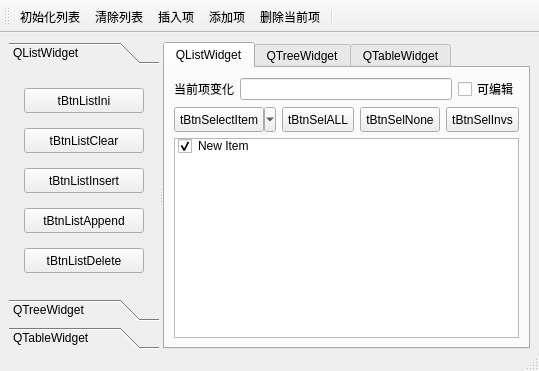
<?xml version="1.0" encoding="UTF-8"?>
<ui version="4.0">
 <class>ListWidgetMainWindow</class>
 <widget class="QMainWindow" name="ListWidgetMainWindow">
  <property name="geometry">
   <rect>
    <x>0</x>
    <y>0</y>
    <width>539</width>
    <height>371</height>
   </rect>
  </property>
  <property name="windowTitle">
   <string>MainWindow</string>
  </property>
  <widget class="QWidget" name="centralwidget">
   <layout class="QHBoxLayout" name="horizontalLayout_3">
    <property name="bottomMargin">
     <number>0</number>
    </property>
    <item>
     <widget class="QSplitter" name="splitter">
      <property name="orientation">
       <enum>Qt::Horizontal</enum>
      </property>
      <widget class="QToolBox" name="toolBox">
       <property name="minimumSize">
        <size>
         <width>150</width>
         <height>0</height>
        </size>
       </property>
       <property name="currentIndex">
        <number>0</number>
       </property>
       <widget class="QWidget" name="page">
        <property name="geometry">
         <rect>
          <x>0</x>
          <y>0</y>
          <width>152</width>
          <height>179</height>
         </rect>
        </property>
        <attribute name="icon">
         <iconset resource="../../res.qrc">
          <normaloff>:/res/images/410.bmp</normaloff>:/res/images/410.bmp</iconset>
        </attribute>
        <attribute name="label">
         <string>QListWidget</string>
        </attribute>
        <layout class="QGridLayout" name="gridLayout">
         <item row="0" column="0">
          <widget class="QToolButton" name="tBtnListIni">
           <property name="minimumSize">
            <size>
             <width>120</width>
             <height>25</height>
            </size>
           </property>
           <property name="text">
            <string>tBtnListIni</string>
           </property>
           <property name="popupMode">
            <enum>QToolButton::DelayedPopup</enum>
           </property>
           <property name="toolButtonStyle">
            <enum>Qt::ToolButtonTextBesideIcon</enum>
           </property>
           <property name="autoRaise">
            <bool>false</bool>
           </property>
           <property name="arrowType">
            <enum>Qt::NoArrow</enum>
           </property>
          </widget>
         </item>
         <item row="1" column="0">
          <widget class="QToolButton" name="tBtnListClear">
           <property name="minimumSize">
            <size>
             <width>120</width>
             <height>25</height>
            </size>
           </property>
           <property name="text">
            <string>tBtnListClear</string>
           </property>
           <property name="toolButtonStyle">
            <enum>Qt::ToolButtonTextBesideIcon</enum>
           </property>
          </widget>
         </item>
         <item row="2" column="0">
          <widget class="QToolButton" name="tBtnListInsert">
           <property name="minimumSize">
            <size>
             <width>120</width>
             <height>25</height>
            </size>
           </property>
           <property name="text">
            <string>tBtnListInsert</string>
           </property>
           <property name="toolButtonStyle">
            <enum>Qt::ToolButtonTextBesideIcon</enum>
           </property>
          </widget>
         </item>
         <item row="3" column="0">
          <widget class="QToolButton" name="tBtnListAppend">
           <property name="minimumSize">
            <size>
             <width>120</width>
             <height>25</height>
            </size>
           </property>
           <property name="text">
            <string>tBtnListAppend</string>
           </property>
           <property name="toolButtonStyle">
            <enum>Qt::ToolButtonTextBesideIcon</enum>
           </property>
          </widget>
         </item>
         <item row="4" column="0">
          <widget class="QToolButton" name="tBtnListDelete">
           <property name="minimumSize">
            <size>
             <width>120</width>
             <height>25</height>
            </size>
           </property>
           <property name="text">
            <string>tBtnListDelete</string>
           </property>
           <property name="toolButtonStyle">
            <enum>Qt::ToolButtonTextBesideIcon</enum>
           </property>
          </widget>
         </item>
        </layout>
       </widget>
       <widget class="QWidget" name="page_2">
        <property name="geometry">
         <rect>
          <x>0</x>
          <y>0</y>
          <width>152</width>
          <height>179</height>
         </rect>
        </property>
        <attribute name="icon">
         <iconset resource="../../res.qrc">
          <normaloff>:/res/images/408.bmp</normaloff>:/res/images/408.bmp</iconset>
        </attribute>
        <attribute name="label">
         <string>QTreeWidget</string>
        </attribute>
        <layout class="QVBoxLayout" name="verticalLayout_2">
         <item>
          <widget class="QGroupBox" name="groupBox">
           <property name="title">
            <string>GroupBox</string>
           </property>
           <layout class="QVBoxLayout" name="verticalLayout">
            <item>
             <widget class="QLabel" name="label_2">
              <property name="text">
               <string>TextLabel</string>
              </property>
             </widget>
            </item>
            <item>
             <widget class="QLineEdit" name="lineEdit"/>
            </item>
            <item>
             <widget class="QSpinBox" name="spinBox"/>
            </item>
           </layout>
          </widget>
         </item>
         <item>
          <spacer name="verticalSpacer">
           <property name="orientation">
            <enum>Qt::Vertical</enum>
           </property>
           <property name="sizeHint" stdset="0">
            <size>
             <width>20</width>
             <height>56</height>
            </size>
           </property>
          </spacer>
         </item>
        </layout>
       </widget>
       <widget class="QWidget" name="page_5">
        <attribute name="icon">
         <iconset resource="../../res.qrc">
          <normaloff>:/res/images/412.bmp</normaloff>:/res/images/412.bmp</iconset>
        </attribute>
        <attribute name="label">
         <string>QTableWidget</string>
        </attribute>
       </widget>
      </widget>
      <widget class="QTabWidget" name="tabWidget">
       <property name="currentIndex">
        <number>0</number>
       </property>
       <widget class="QWidget" name="tab">
        <attribute name="title">
         <string>QListWidget</string>
        </attribute>
        <layout class="QVBoxLayout" name="verticalLayout_3">
         <item>
          <layout class="QHBoxLayout" name="horizontalLayout">
           <item>
            <widget class="QLabel" name="label">
             <property name="text">
              <string>当前项变化</string>
             </property>
            </widget>
           </item>
           <item>
            <widget class="QLineEdit" name="editCutItemText">
             <property name="styleSheet">
              <string notr="true">color: rgb(0, 0, 255);</string>
             </property>
             <property name="clearButtonEnabled">
              <bool>false</bool>
             </property>
            </widget>
           </item>
           <item>
            <widget class="QCheckBox" name="chkBoxListEditable">
             <property name="text">
              <string>可编辑</string>
             </property>
            </widget>
           </item>
          </layout>
         </item>
         <item>
          <layout class="QHBoxLayout" name="horizontalLayout_2">
           <item>
            <widget class="QToolButton" name="tBtnSelectItem">
             <property name="minimumSize">
              <size>
               <width>100</width>
               <height>25</height>
              </size>
             </property>
             <property name="text">
              <string>tBtnSelectItem</string>
             </property>
             <property name="popupMode">
              <enum>QToolButton::MenuButtonPopup</enum>
             </property>
             <property name="toolButtonStyle">
              <enum>Qt::ToolButtonTextBesideIcon</enum>
             </property>
            </widget>
           </item>
           <item>
            <widget class="QToolButton" name="tBtnSelALL">
             <property name="minimumSize">
              <size>
               <width>70</width>
               <height>25</height>
              </size>
             </property>
             <property name="text">
              <string>tBtnSelALL</string>
             </property>
            </widget>
           </item>
           <item>
            <widget class="QToolButton" name="tBtnSelNone">
             <property name="minimumSize">
              <size>
               <width>70</width>
               <height>25</height>
              </size>
             </property>
             <property name="text">
              <string>tBtnSelNone</string>
             </property>
            </widget>
           </item>
           <item>
            <widget class="QToolButton" name="tBtnSelInvs">
             <property name="minimumSize">
              <size>
               <width>70</width>
               <height>25</height>
              </size>
             </property>
             <property name="text">
              <string>tBtnSelInvs</string>
             </property>
            </widget>
           </item>
          </layout>
         </item>
         <item>
          <widget class="QListWidget" name="listWidget">
           <property name="contextMenuPolicy">
            <enum>Qt::CustomContextMenu</enum>
           </property>
           <item>
            <property name="text">
             <string>New Item</string>
            </property>
            <property name="checkState">
             <enum>Checked</enum>
            </property>
            <property name="icon">
             <iconset resource="../../res.qrc">
              <normaloff>:/res/images/check2.ico</normaloff>:/res/images/check2.ico</iconset>
            </property>
           </item>
          </widget>
         </item>
        </layout>
       </widget>
       <widget class="QWidget" name="tab_2">
        <attribute name="title">
         <string>QTreeWidget</string>
        </attribute>
       </widget>
       <widget class="QWidget" name="tab_3">
        <attribute name="title">
         <string>QTableWidget</string>
        </attribute>
       </widget>
      </widget>
     </widget>
    </item>
   </layout>
  </widget>
  <widget class="QMenuBar" name="menubar">
   <property name="geometry">
    <rect>
     <x>0</x>
     <y>0</y>
     <width>539</width>
     <height>23</height>
    </rect>
   </property>
  </widget>
  <widget class="QStatusBar" name="statusbar"/>
  <widget class="QToolBar" name="mainToolBar">
   <property name="windowTitle">
    <string>toolBar</string>
   </property>
   <property name="toolButtonStyle">
    <enum>Qt::ToolButtonTextUnderIcon</enum>
   </property>
   <attribute name="toolBarArea">
    <enum>TopToolBarArea</enum>
   </attribute>
   <attribute name="toolBarBreak">
    <bool>false</bool>
   </attribute>
   <addaction name="actListIni"/>
   <addaction name="actListClear"/>
   <addaction name="actListInsert"/>
   <addaction name="actListAppend"/>
   <addaction name="actListDelete"/>
   <addaction name="separator"/>
  </widget>
  <action name="actListIni">
   <property name="icon">
    <iconset resource="../../res.qrc">
     <normaloff>:/res/images/128.bmp</normaloff>:/res/images/128.bmp</iconset>
   </property>
   <property name="text">
    <string>初始化列表</string>
   </property>
   <property name="toolTip">
    <string>初始化列表</string>
   </property>
   <property name="shortcut">
    <string>Ctrl+I</string>
   </property>
  </action>
  <action name="actListClear">
   <property name="icon">
    <iconset resource="../../res.qrc">
     <normaloff>:/res/images/delete1.bmp</normaloff>:/res/images/delete1.bmp</iconset>
   </property>
   <property name="text">
    <string>清除列表</string>
   </property>
   <property name="toolTip">
    <string>清除列表</string>
   </property>
  </action>
  <action name="actListInsert">
   <property name="icon">
    <iconset resource="../../res.qrc">
     <normaloff>:/res/images/424.bmp</normaloff>:/res/images/424.bmp</iconset>
   </property>
   <property name="text">
    <string>插入项</string>
   </property>
   <property name="toolTip">
    <string>插入项</string>
   </property>
   <property name="shortcut">
    <string>Ctrl+S</string>
   </property>
  </action>
  <action name="actListAppend">
   <property name="icon">
    <iconset resource="../../res.qrc">
     <normaloff>:/res/images/316.bmp</normaloff>:/res/images/316.bmp</iconset>
   </property>
   <property name="text">
    <string>添加项</string>
   </property>
   <property name="toolTip">
    <string>添加项</string>
   </property>
   <property name="shortcut">
    <string>Ctrl+A</string>
   </property>
  </action>
  <action name="actListDelete">
   <property name="icon">
    <iconset resource="../../res.qrc">
     <normaloff>:/res/images/324.bmp</normaloff>:/res/images/324.bmp</iconset>
   </property>
   <property name="text">
    <string>删除当前项</string>
   </property>
   <property name="toolTip">
    <string>删除当前项</string>
   </property>
   <property name="shortcut">
    <string>Del</string>
   </property>
  </action>
  <action name="actSelALL">
   <property name="text">
    <string>全选</string>
   </property>
   <property name="toolTip">
    <string>全选</string>
   </property>
  </action>
  <action name="actSelNone">
   <property name="text">
    <string>全不选</string>
   </property>
   <property name="toolTip">
    <string>全不选</string>
   </property>
   <property name="menuRole">
    <enum>QAction::AboutRole</enum>
   </property>
  </action>
  <action name="actSelInvs">
   <property name="text">
    <string>反选</string>
   </property>
   <property name="toolTip">
    <string>反选</string>
   </property>
  </action>
  <action name="actQuit">
   <property name="icon">
    <iconset resource="../../res.qrc">
     <normaloff>:/res/images/exit.bmp</normaloff>:/res/images/exit.bmp</iconset>
   </property>
   <property name="text">
    <string>退出</string>
   </property>
   <property name="toolTip">
    <string>退出程序</string>
   </property>
  </action>
  <action name="actSelPopMenu">
   <property name="icon">
    <iconset resource="../../res.qrc">
     <normaloff>:/res/images/124.bmp</normaloff>:/res/images/124.bmp</iconset>
   </property>
   <property name="text">
    <string>项选择</string>
   </property>
   <property name="toolTip">
    <string>项选择</string>
   </property>
  </action>
 </widget>
 <resources>
  <include location="../../res.qrc"/>
 </resources>
 <connections>
  <connection>
   <sender>actSelPopMenu</sender>
   <signal>triggered()</signal>
   <receiver>actSelInvs</receiver>
   <slot>trigger()</slot>
   <hints>
    <hint type="sourcelabel">
     <x>-1</x>
     <y>-1</y>
    </hint>
    <hint type="destinationlabel">
     <x>-1</x>
     <y>-1</y>
    </hint>
   </hints>
  </connection>
  <connection>
   <sender>actQuit</sender>
   <signal>triggered()</signal>
   <receiver>ListWidgetMainWindow</receiver>
   <slot>close()</slot>
   <hints>
    <hint type="sourcelabel">
     <x>-1</x>
     <y>-1</y>
    </hint>
    <hint type="destinationlabel">
     <x>269</x>
     <y>185</y>
    </hint>
   </hints>
  </connection>
 </connections>
</ui>
